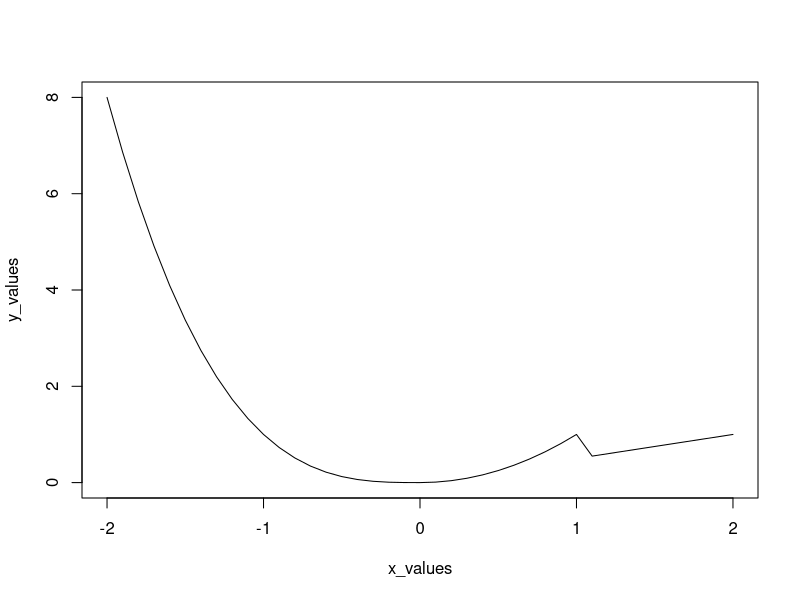

This chart was generated by the following R code: (Note: this script raises an error after producing the figure.)
## ---- chunk 1
f <- function(x) {
  if (x <= 0) { 
    -x^3
  } else if (0 < x && x <=1) {
    x^2
  } else {
    x^1/2
  }
}

## ---- chunk 2
# do not modify this code
x_values <- seq(-2, 2, by = 0.1)
y_values <- rep(NA, length(x_values))
for (i in seq_along(x_values)) {
  x <- x_values[i]
  y_values[i] <- f(x)
}

# output
plot(x_values, y_values, type = "l")
## ---- chunk 3
h <- function(x, n){
  s <-c()
  for (i in 1:n) {
     s[i] <-x^(i)
     }
     return(1+sum(s))
}
## ---- chunk 4
# do not modify this code chunk
# a few test cases
h(1,6)
h(2,7)
h(3,5)
h(10,5)
h(100,4)
h(20,4)
h(-2,7)
h(-2,6)
## ---- chunk 5
h_while <- function(x, n){
    i <- 0
    f <- 0
  while (i <= n){ 
    f <- (x^i) + f
    i <- i+1
  }
  return(f)
}
## ---- chunk 6
# do not modify this code chunk
# a few test cases
h_while(1,6)
h_while(2,7)
h_while(3,5)
h_while(10,5)
h_while(100,4)
h_while(20,4)
h_while(-2,7)
h_while(-2,6)
## ---- chunk 7
my_min <- function(x){
  x.min <- x[1]
  for (i in 1:length(x)) {
     if(x[i] <= x.min) {
      x.min <- x[i]} 
    else next 
    }
  return(x.min)
}
## ---- chunk 8
# do not modify this code chunk
# a few test cases
my_min(c(5,4,7,5,3,2))
my_min(-c(5,4,7,5,3,2))
## ---- chunk 9
# write your answer here. I've written a little bit of code to get you started.
# part a
for (i in 1:4){
  six <- rep(NA, 6)
  sam <- c()
  sam[i] <- sample(1:6, size=1)
  six <-length(which(sam==6))
}
if (six > 0) {
     print("Win")
      } else {print("Lose")
   }


# part b
sixes <- function(n=4){
  for (i in 1:n){
      six <- rep(NA, 6)
       sam[i] <- sample(1:6, size=1)
   six <-length(which(sam==6))}
  
   if (six > 0) {
     return(TRUE)
      } else {return(FALSE)
   } 
}

# part c
sixes_rep <- function(n=4, r){
  rp <- replicate(r, sixes(n))
  obs <- sum(rp)/r 
  theor <- 1-(5/6)^n
  difference <- theor-obs
  cat("Theoretical prob of at least one six in", n, "dice is:", theor, "\n")
  cat("Empirical prob of at least one six after", r,"replications is:", obs, "\n")
  cat("the difference is", difference ,"\n")
  return(difference)
}

# Sample output:
# Theoretical prob of at least one six in 4 dice is: 0.5177469 
# Empirical prob of at least one six after 10000 replications is: 0.5175 
# the difference is -0.0002469136 
## ---- chunk 10
# do not modify this code chunk
# a few test cases to see if your code works
set.seed(1)
sixes_rep(4, 100)
sixes_rep(4, 100)
sixes_rep(4, 1000)
sixes_rep(4, 1000)
sixes_rep(4, 1000)
sixes_rep(4, 10000)
sixes_rep(4, 10000)
sixes_rep(4, 10000)
## ---- chunk 11
triples <- list(
  c(1,2,3),
  c(4,5,6),
  c(7,8,9),
  c(1,4,7),
  c(2,5,8),
  c(3,6,9),
  c(1,5,9),
  c(3,5,7)
)
## ---- chunk 12


display <- function(x){
  cat("",x[1],"|",x[2],"|",x[3],"\n","---+---+---","", "\n",x[4],"|",x[5],"|",x[6],"\n","---+---+---","", "\n",x[7],"|",x[8],"|",x[9])
}
display(state)

############################################

update<- function(state, player, pos) {
  if(player == "x" && state[pos]!= "o") {
    state[pos] <- "x"
  } else if (player == "o" && state[pos]!= "x") {
    state[pos] <- "o"
  } else if ((player == "x" && state[pos]== "o") | (player == "o" && state[pos]== "x")){
    cat("You can't play there")
    cat("\n")
  }
  return(state)
}

##############################################

check_winner <- function(state){
  triples <- list(c(1,2,3),c(4,5,6),c(7,8,9),c(1,4,7),c(2,5,8),c(3,6,9),c(1,5,9),c(3,5,7))
  p1<- c("x","x","x")
  p2<- c("o","o","o")
  if (all(state[triples[[1]]]==p1) | all(state[triples[[2]]]==p1) | all(state[triples[[3]]]==p1) 
      | all(state[triples[[4]]]==p1) | all(state[triples[[5]]]==p1) | all(state[triples[[6]]]==p1)
      | all(state[triples[[7]]]==p1)| all(state[triples[[8]]]==p1)) {
    return("Player 1 wins")
  }else if (all(state[triples[[1]]]==p2) | all(state[triples[[2]]]==p2) | all(state[triples[[3]]]==p2)
            | all(state[triples[[4]]]==p2) | all(state[triples[[5]]]==p2) | all(state[triples[[6]]]==p2)
            | all(state[triples[[7]]]==p2) | all(state[triples[[8]]]==p2)) {
    return("Player 2 wins")
  } else if(length(unique(state)) == 2){
    
    return("Draw")
  }
  else{return("No one has win yet")}
}


##############################################

computer_turn <- function(state){
  statecopy <- state
  xnum <- 0
  onum <- 0
  for(i in 1:9){
    if(statecopy[i] == "o"){
      onum <- onum+1
    }else if(statecopy[i] == "x"){
      xnum <- xnum+1
    }
  }
  
  ava <- c()
  
  for (i in 1:9) {
    if (statecopy[i] != "x" && statecopy[i] !="o") {
      ava = append(ava, i)
    } 
  }
  
  if(xnum == onum){
    for(i in 1:length(ava)) {
      statecopy <- state
      statecopy[ava[i]] = "x"
      if(identical(check_winner(statecopy), "Player 1 wins")==TRUE) {
        pos <- ava[i]
        return(pos)
      }
    }
    
    for(i in 1:length(ava)){
      statecopy <- state
      statecopy[ava[i]] = "o" 
      if(identical(check_winner(statecopy), "Player 2 wins")==TRUE) {
        pos <- ava[i]
        return(pos)
      } 
    }
  }
  
  
  if(xnum > onum){
    for(i in 1:length(ava)){
      statecopy <- state
      statecopy[ava[i]] = "o" 
      if(identical(check_winner(statecopy), "Player 2 wins")==TRUE) {
        pos <- ava[i]
        return(pos)
      }
    } 

    for(i in 1:length(ava)) {
      statecopy <- state
      statecopy[ava[i]] = "x"
      if(identical(check_winner(statecopy), "Player 1 wins")==TRUE) {
        pos <- ava[i]
        return(pos)
      }
    }
  }
  
  for(i in 1:length(ava)) {
    sam<- c()
    sam <- sample(ava, size=1)
    pos <- sam
    return(pos)
  }
  
}

 
teststate <- c(1, 2, "o", "x", 5, "o", "7", "x", 9)
display(teststate)
computer_turn(teststate)

###################################################################################

play <- function(){
  
      q1 <-menu(c(1, 2), title="How many players?")

      if(q1==1) {
          q2<- menu(c("computer", "me"), title="Who do you prefer to go first?")}

      state <- c(1:9)

if(q1 == 1 && q2 == 1) {
    
     while (check_winner(state)=="No one has win yet"){
       
      state <- update(state, "x" , computer_turn(state))
      display(state)
     
    if(check_winner(state)=="Player 1 wins") {
      cat("\n")
      cat("Computer wins")
      break
      
    } else if(check_winner(state)=="Draw"){
      cat("\n")
      cat("Draw")
      break
      
      } else { 
      cat("\n")
      q3 <- menu(c(1:9), title="human player's turn, where do you want to go")
      state <- update(state, "o", q3)
      display(state)
      if(check_winner(state) == "Player 2 wins") {
        cat("\n")
        cat("Human wins")
        break
        
        }else if (check_winner(state)=="Draw"){
          cat("\n")
          cat("Draw")
          break
        }
      }
      cat("\n")
      cat("computer's turn")
      cat("\n")
      }
    }  

      
if(q1 == 1 && q2 == 2) {
  
    while (check_winner(state)=="No one has win yet"){
    
    cat("\n")
    q3 <- menu(c(1:9), title="human player's turn, where do you want to go")
    state <- update(state, "x" , q3)
    display(state)
    cat("\n")
    
    if(check_winner(state)=="Player 1 wins") {
      cat("\n")
      cat("Human wins")
      break
      
      }else if (check_winner(state)=="Draw"){
      cat("\n")
      cat("Draw")
      break
      
      } else {
      cat("\n")
        cat("computer's turn")
        cat("\n")
      state <- update(state, "o", computer_turn(state))
      display(state)
      if(check_winner(state) == "Player 2 wins") {
        cat("\n")
        cat("Computer wins")
        break
        
      } else if(check_winner(state)=="Draw"){
        cat("\n")
        cat("Draw")
        break
        }
       }
      }  
    }
if (q1 == 2){
      while (check_winner(state)=="No one has win yet"){
     cat("\n")
      q4 <- menu(c(1:9), title="Player 1, where do you want to go")
      state <- update(state, "x", q4)
      display(state)
      cat("\n")
      
      if(check_winner(state)=="Player 1 wins") {
        cat("\n")
        cat("Player 1 wins")
        break
        
      }else if (check_winner(state)=="Draw"){
        cat("\n")
        cat("Draw")
        break
        
        cat("\n")
        cat("Player 2's turn")
        cat("\n")
        
      } else {
        q4 <- menu(c(1:9), title="Player 2, where do you want to go")
        cat("\n")
        state <- update(state, "o", q4)
        display(state)
        if(check_winner(state) == "Player 2 wins") {
          cat("\n")
          cat("player 2 wins")
          break
          
        } else if(check_winner(state)=="Draw"){
          cat("\n")
          cat("Draw")
          break
        }
      }
    }  
   }
 } 



## ---- chunk 13
# this test case creates a new blank teststate. You are evaluated on whether 
# display() correctly displays a tic-tac-toe board
# and if computer move can return a value to play
teststate <- c(1:9) # you may need to modify this if your blank test state is not 9 NAs.
display(teststate)
computer_turn(teststate)
## ---- chunk 14
# display()
#  x | 2 | 3  
# ---+---+---
#  4 | o | 6  
# ---+---+---
#  x | 8 | 9 
# computer_turn should recognize that it is player "o"'s turn
# and that the correct move is to play in square 4 for a block
teststate <- c("x", 2, 3, 4, "o", 6, "x", 8, 9)
display(teststate)
computer_turn(teststate)
## ---- chunk 15
#  x | 2 | 3  
# ---+---+---
#  4 | o | 6  
# ---+---+---
#  x | o | 9 
# computer_turn should recognize that it is player "x"'s turn
# and that the correct move is to play in square 4 for a win
teststate <- c("x", 2, 3, 4, "o", 6, "x", "o", 9)
display(teststate)
computer_turn(teststate)
## ---- chunk 16
# does display() correctly work?
#  x | 2 | 3  
# ---+---+---
#  4 | o | x  
# ---+---+---
#  7 | o | x 
# computer_turn should recognize that it is player "o"'s turn
# and that the correct move is to play in square 2 for a block
teststate <- c("x", 2, 3, 4, "o", "x", 7, "o", "x")
display(teststate)
computer_turn(teststate)
## ---- chunk 17
#  x | x | 3  
# ---+---+---
#  o | o | 6  
# ---+---+---
#  7 | o | x 
# computer_turn should recognize that it is player "x"'s turn
# and that the correct move is to play in square 3 for a win
teststate <- c("x", "x", 3, "o", "o", 6, 7, "o", "x")
display(teststate)
computer_turn(teststate)
## ---- chunk 18
# test to see if the update() function works.
# here, we put in an "o" in square 2
# after update:
#  x | o | 3  
# ---+---+---
#  4 | o | x  
# ---+---+---
#  7 | o | x 
teststate <- c("x", 2, 3, 4, "o", "x", 7, "o", "x")
newstate <- update(teststate, "o", 2)
display(newstate)
## ---- chunk 19
# here we try use update to put an "o" in square 1.
# but square 1 is already taken, so update needs to 
# tell us that it cannot play there
teststate <- c("x", 2, 3, 4, "o", "x", 7, "o", "x")
newstate <- update(teststate, "o", 1)
## ---- chunk 20
# is there a winner in the following state? (answer: no)
#  x | x | 3  
# ---+---+---
#  o | o | 6  
# ---+---+---
#  7 | o | x 
teststate <- c("x", "x", 3, "o", "o", 6, 7, "o", "x")
display(teststate)
check_winner(teststate)
## ---- chunk 21
# is there a winner in the following state? (answer: yes, x wins)
#  x | x | x  
# ---+---+---
#  o | o | 6  
# ---+---+---
#  7 | o | x 
teststate <- c("x", "x", "x", "o", "o", 6, 7, "o", "x")
display(teststate)
check_winner(teststate)
## ---- chunk 22
# is there a winner in the following state? (answer: no, the game ended in a draw)
#  x | x | o  
# ---+---+---
#  o | o | x  
# ---+---+---
#  x | o | x 
teststate <- c("x", "x", "o", "o", "o", "x", "x", "o", "x")
display(teststate)
check_winner(teststate)
